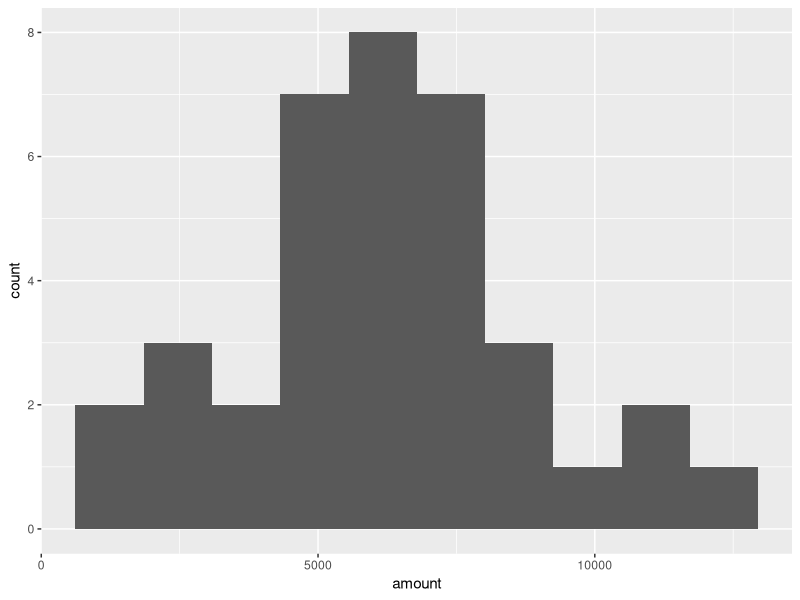

This chart was generated by the following R code:
## ---- chunk 1
pnorm(154, mean = 161, sd = 7)
## ---- chunk 2
pnorm(154, mean = 161, sd = 7, lower.tail = FALSE)
## ---- chunk 3
pnorm(157, mean = 161, sd = 7) - pnorm(154, mean = 161, sd = 7)
## ---- chunk 4
qnorm(0.9, mean = 161, sd = 7)
## ---- chunk 5
qnorm(0.9, mean = 161, sd = 7, lower.tail = FALSE)
## ---- chunk 6
rnorm(10, mean = 161, sd = 7)
## ---- chunk 7

    pnorm(7500, mean = 5000, sd = 2000)
## ---- chunk 8
    1 - pnorm(1000, mean = 5000, sd = 2000)
## ---- chunk 9
    pnorm(1000, mean = 5000, sd = 2000)
## ---- chunk 10
    pnorm(7000, mean = 5000, sd = 2000) - pnorm(3000, mean = 5000, sd = 2000)
## ---- chunk 11
    qnorm(0.75, mean  =5000, sd = 2000, lower.tail = FALSE)
## ---- chunk 12
    qnorm(0.75, mean = 5000, sd = 2000)
## ---- chunk 13
library(tidyverse)
new_sales <- seq(1, 36, 1) %>% 
  as.data.frame() %>% 
  set_names("sale_num")
## ---- chunk 14
    new_mean <- 5000*1.2
    new_mean
## ---- chunk 15
    new_sd <- 2000 * 1.3
    new_sd
## ---- chunk 16
    new_sales <- new_sales %>% 
      mutate(amount = rnorm(36, mean = new_mean, sd = new_sd))
## ---- chunk 17
    ggplot(new_sales, aes(amount)) +
      geom_histogram(bins = 10)
## ---- chunk 18
die <- c(1,2,3,4,5,6)
## ---- chunk 19
sample_of_5 <- sample(die, 5, replace = TRUE)
sample_of_5
## ---- chunk 20
mean(sample_of_5)
## ---- chunk 21
sample(die, 5, replace = TRUE) %>% mean()
## ---- chunk 22
sample(die, 5, replace = TRUE) %>% mean()
## ---- chunk 23
sample_mean <- replicate(10, sample(die, 5, replace = TRUE) %>% mean())
sample_mean
## ---- chunk 24
replicate(100, sample(die, 5, replace = TRUE) %>% mean())
## ---- chunk 25
sample_means <- replicate(1000, sample(die, 5, replace = TRUE) %>% mean())
## ---- chunk 26
sample_sd <- replicate(1000, sample(die, 5, replace = TRUE) %>% sd())
## ---- chunk 27
sales_team <- c("Amir", "Brian", "Claire", "Damian")
sample(sales_team, 10, replace = TRUE)
## ---- chunk 28
sample(sales_team, 10, replace = TRUE)
## ---- chunk 29
mean(sample_means)
## ---- chunk 30
dpois(5, lambda = 8)
## ---- chunk 31
ppois(5, lambda = 8)
## ---- chunk 32
ppois(5, lambda = 8, lower.tail = FALSE)
## ---- chunk 33
ppois(5, lambda = 10, lower.tail = FALSE)
## ---- chunk 34
rpois(10, lambda = 8)
## ---- chunk 35
    dpois(5, lambda = 4)
## ---- chunk 36
    dpois(5, 5.5)
## ---- chunk 37
    ppois(2, lambda = 4)
## ---- chunk 38
    ppois(10, lambda = 4, lower.tail = FALSE)
## ---- chunk 39
pexp(1, rate = 0.5)
## ---- chunk 40
pexp(4, rate = 0.5, lower.tail = FALSE)
## ---- chunk 41
pexp(4, rate = 0.5) - pexp(1, rate = 0.5)
## ---- chunk 42
    pexp(1, rate = 1/2.5)
## ---- chunk 43
    pexp(4, rate = 1/2.5, lower.tail = FALSE)
## ---- chunk 44
    pexp(4, rate = 1/2.5) - pexp(3, rate = 1/2.5)
